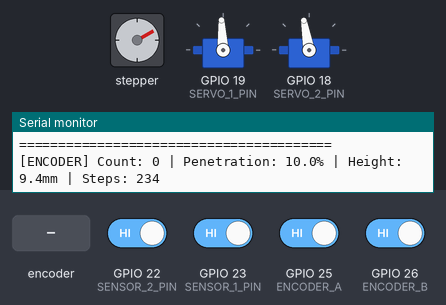
Bench run of a sketch on a simulated ESP32. Parts: stepper motor, 2 × servo, the last lines printed to the serial monitor. Wiring (inferred from the names in the program): stepper motor driver (200 steps per turn assumed): step GPIO 32; direction GPIO 33; enable GPIO 27. The test bench sets the inputs (shaded band); at power-on: GPIO 22 (SENSOR_2_PIN), GPIO 23 (SENSOR_1_PIN), GPIO 25 (ENCODER_A), GPIO 26 (ENCODER_B) HIGH.

Above: at 1.2 s.
1.3 s: rotary encoder on GPIO 25 (ENCODER_A) / GPIO 26 (ENCODER_B) turned 3 steps (first pin leading)
At 3.5 s:
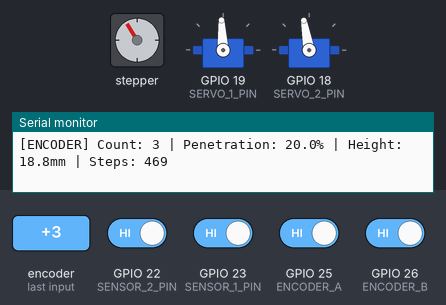
4.0 s: GPIO 22 (SENSOR_2_PIN) driven LOW
At 5.2 s:
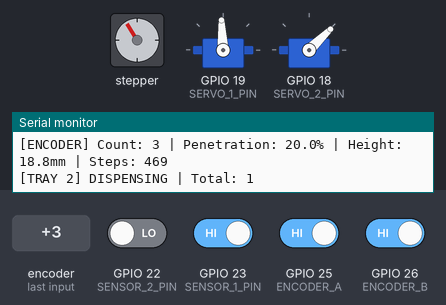
5.5 s: GPIO 23 (SENSOR_1_PIN) driven LOW
At 6.4 s:
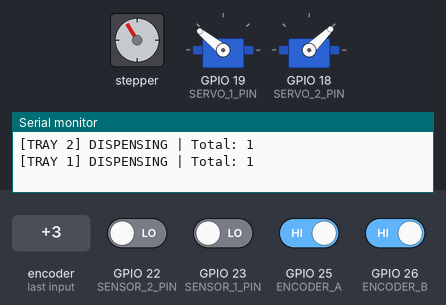
7.0 s: rotary encoder on GPIO 25 (ENCODER_A) / GPIO 26 (ENCODER_B) turned 1 step (first pin leading)
At 8.4 s:
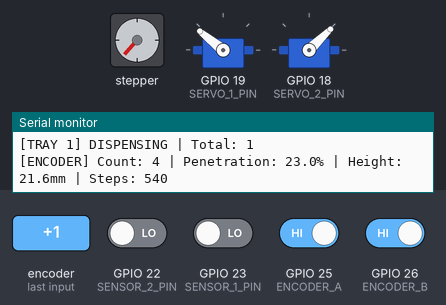
9.0 s: GPIO 22 (SENSOR_2_PIN) driven HIGH
At 10.2 s:
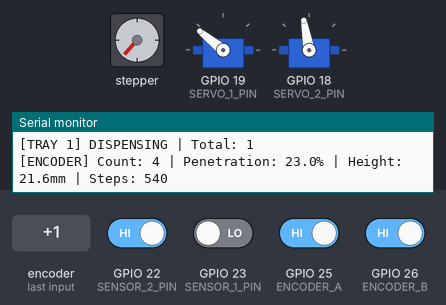
10.5 s: GPIO 23 (SENSOR_1_PIN) driven HIGH
At 11.3 s:
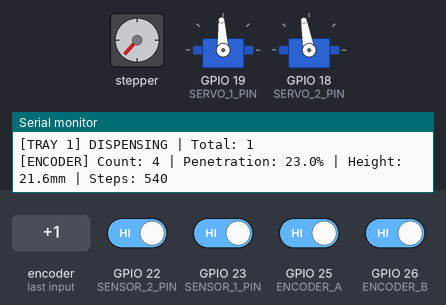
Timing chart, 0 to 13.0 s (numbered marks = the images above; inputs shaded):
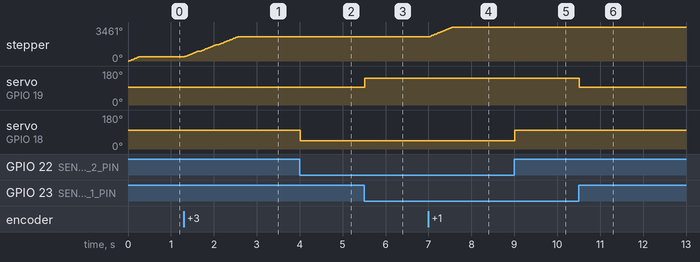

Measured:
- after the input at 1.3 s, stepper: turns 2068° clockwise in 1.3 s, starting at once
- after the input at 4.0 s, servo on GPIO 18 (SERVO_2_PIN): 100° → 44° at once
- after the input at 5.5 s, servo on GPIO 19 (SERVO_1_PIN): 93° → 141° at once
- after the input at 7.0 s, stepper: turns 972° clockwise in 0.54 s, starting at once
- after the input at 9.0 s, servo on GPIO 18 (SERVO_2_PIN): 44° → 100° at once
- after the input at 10.5 s, servo on GPIO 19 (SERVO_1_PIN): 141° → 93° at once
- by itself, stepper: turns 421° clockwise in 0.23 s

The sketch:

445team53breadboardcode.ino
```cpp
#include <ESP32Servo.h>

//pins const
const int SENSOR_1_PIN = 23;
const int SERVO_1_PIN  = 19;
const int SENSOR_2_PIN = 22;
const int SERVO_2_PIN  = 18;

// pins reassigned
#define ENCODER_A   25
#define ENCODER_B   26
#define EN_PIN      27
#define STEP_PIN    32
#define DIR_PIN     33

// Tune STEPS_PER_MM after  calibration
#define STEPS_PER_MM     25.0
#define DECK_HEIGHT_MM   94.0
#define STEP_DELAY_US    500    // microseconds between steps (speed)

// ENCODER STATE
volatile int encoderCount = 0;
int lastEncoderCount      = -1;

Servo servo1;
Servo servo2;

int servo1Stop = 1500;
int servo2Stop = 1580;

int count1 = 0;
int count2 = 0;
bool lastState1 = HIGH;
bool lastState2 = HIGH;

// ENCODER INTERRUPT
void IRAM_ATTR encoderISR() {
  if (digitalRead(ENCODER_B) == HIGH)
    encoderCount++;
  else
    encoderCount--;
  // Clamp to 0-24 (full range)
  encoderCount = constrain(encoderCount, 0, 24);
}


void stepMotor(int steps, bool direction) {
  digitalWrite(DIR_PIN, direction);
  delayMicroseconds(2); // direction settle time
  for (int i = 0; i < steps; i++) {
    digitalWrite(STEP_PIN, HIGH);
    delayMicroseconds(STEP_DELAY_US);
    digitalWrite(STEP_PIN, LOW);
    delayMicroseconds(STEP_DELAY_US);
  }
}

// Map encoder count (0-24) to penetration percent (10-90%)
float getPenetrationPercent() {
  return map(encoderCount, 0, 24, 10, 90);
}

// Converts penetration percent to target height
float getTargetHeightMM() {
  return DECK_HEIGHT_MM * (getPenetrationPercent() / 100.0);
}

// Convert height to stepper steps
int getStepsNeeded() {
  return (int)(getTargetHeightMM() * STEPS_PER_MM);
}


void setup() {
  Serial.begin(115200);

  // sensor and servo setups
  pinMode(SENSOR_1_PIN, INPUT);
  pinMode(SENSOR_2_PIN, INPUT);
  servo1.attach(SERVO_1_PIN);
  servo2.attach(SERVO_2_PIN);
  servo1.writeMicroseconds(servo1Stop);
  servo2.writeMicroseconds(servo2Stop);

  // Encoder setup
  pinMode(ENCODER_A, INPUT_PULLUP);
  pinMode(ENCODER_B, INPUT_PULLUP);
  attachInterrupt(digitalPinToInterrupt(ENCODER_A), encoderISR, FALLING);

  //Stepper setup
  pinMode(EN_PIN,   OUTPUT);
  pinMode(STEP_PIN, OUTPUT);
  pinMode(DIR_PIN,  OUTPUT);
  digitalWrite(EN_PIN,   LOW);   // enable driver
  digitalWrite(STEP_PIN, LOW);
  digitalWrite(DIR_PIN,  LOW);

  Serial.println("========================================");
  Serial.println("   CARD DISPENSER SYSTEM: INITIALIZED  ");
  Serial.println("========================================");
  Serial.println("   SUBSYSTEM 3: ENCODER + STEPPER READY");
  Serial.println("========================================");
}


void loop() {


  int state1 = digitalRead(SENSOR_1_PIN);
  int state2 = digitalRead(SENSOR_2_PIN);

  // Tray 1
  if (state1 == LOW) {
    servo1.writeMicroseconds(2000);
    if (lastState1 == HIGH) {
      count1++;
      Serial.print("[TRAY 1] DISPENSING | Total: ");
      Serial.println(count1);
    }
  } else {
    servo1.writeMicroseconds(servo1Stop);
  }
  lastState1 = state1;

  // Tray 2
  if (state2 == LOW) {
    servo2.writeMicroseconds(1000);
    if (lastState2 == HIGH) {
      count2++;
      Serial.print("[TRAY 2] DISPENSING | Total: ");
      Serial.println(count2);
    }
  } else {
    servo2.writeMicroseconds(servo2Stop);
  }
  lastState2 = state2;

  // encoder and stepper
  if (encoderCount != lastEncoderCount) {
    lastEncoderCount = encoderCount;

    float pct    = getPenetrationPercent();
    float height = getTargetHeightMM();
    int   steps  = getStepsNeeded();

    Serial.print("[ENCODER] Count: ");
    Serial.print(encoderCount);
    Serial.print(" | Penetration: ");
    Serial.print(pct, 1);
    Serial.print("% | Height: ");
    Serial.print(height, 1);
    Serial.print("mm | Steps: ");
    Serial.println(steps);

    // Move stepper to match new encoder position
    // TRUE = up, FALSE = down — swap if direction is wrong
    stepMotor(steps, true);
  }

  delay(50);
}
```
